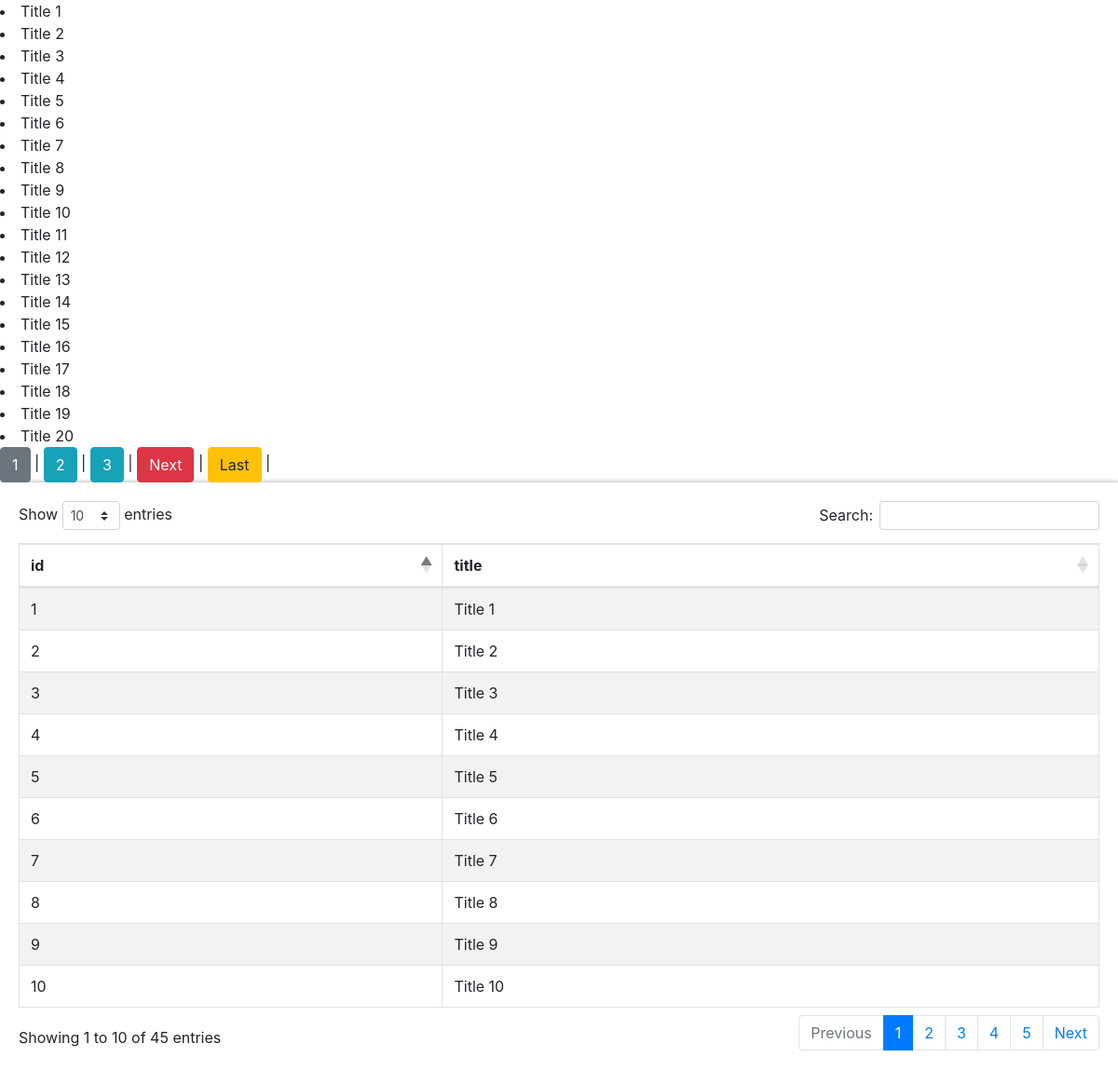
The app's page /ptp.php with its own data.
### tables this page shows
CREATE TABLE `testpt` (
  `id` int(11) NOT NULL,
  `title` varchar(255) NOT NULL
);

### ptp.php (the view, shortened to what this page needs)
<head>
    <link rel="stylesheet" type="text/css" href="https://cdnjs.cloudflare.com/ajax/libs/twitter-bootstrap/4.5.2/css/bootstrap.css">
	<link rel="stylesheet" type="text/css" href="https://cdn.datatables.net/1.11.0/css/dataTables.bootstrap4.min.css">
</head>
<?php
$conn = mysqli_connect('localhost', 'root', '', '06_humg');
$result = mysqli_query($conn, 'select count(id) as total from testpt');
$row = mysqli_fetch_assoc($result);
$total_records = $row['total'];
$current_page = isset($_GET['page']) ? $_GET['page'] : 1;
$limit = 20;
$total_page = ceil($total_records / $limit);
$start = ($current_page - 1) * $limit;
$result = mysqli_query($conn, "SELECT * FROM testpt LIMIT $start, $limit");
while ($row = mysqli_fetch_assoc($result)){
    echo '<li>' . $row['title'] . '</li>';
}
for ($i = 1; $i <= $total_page; $i++){
    if ($i == $current_page){
        echo '<span class="btn btn-secondary">'.$i.'</span> | ';
    }
    else{
        echo '<a class="btn btn-info" href="testpt.php?page='.$i.'">'.$i.'</a> | ';
    }
}
if ($current_page < $total_page && $total_page > 1){
    echo '<a class="btn btn-danger" href="ptp.php?page='.($current_page+1).'">Next</a> | ';
    echo '<a class="btn btn-warning" href="ptp.php?page='.$total_page.'">Last</a> | ';
}
?>
<div class="table-responsive">
				<table id="dataid" class="table table-striped table-bordered" style="width: 100%;">
				<thead>
					<tr>
						<th>id</th>
						<th>title</th>
					</tr>
				</thead>
<tbody>
<?php
	mysqli_query($conn,"SET NAMES 'utf8'");
	$sql = "SELECT * FROM testpt ORDER BY id DESC";
	$query = mysqli_query($conn,$sql);
	while ($row = mysqli_fetch_assoc($query)) {
?>
<tr>
	<td><?php echo $row['id'] ?></td>
	<td><?php echo $row['title'] ?></td>
</tr>
<?php
}
?>
</tbody>
</table>

### ptp.php (style rules this page uses)
.table-responsive { box-shadow: 0px 0px 5px #999; padding: 20px; }

### records on screen
testpt: title "Title 1", id "1"
testpt: title "Title 2", id "2"
testpt: title "Title 3", id "3"
testpt: title "Title 4", id "4"
testpt: title "Title 5", id "5"
testpt: title "Title 6", id "6"
testpt: title "Title 7", id "7"
testpt: title "Title 8", id "8"
testpt: title "Title 9", id "9"
testpt: title "Title 10", id "10"
testpt: title "Title 11"
testpt: title "Title 12"
testpt: title "Title 13"
testpt: title "Title 14"
testpt: title "Title 15"
testpt: title "Title 16"
testpt: title "Title 17"
testpt: title "Title 18"
testpt: title "Title 19"
testpt: title "Title 20"
